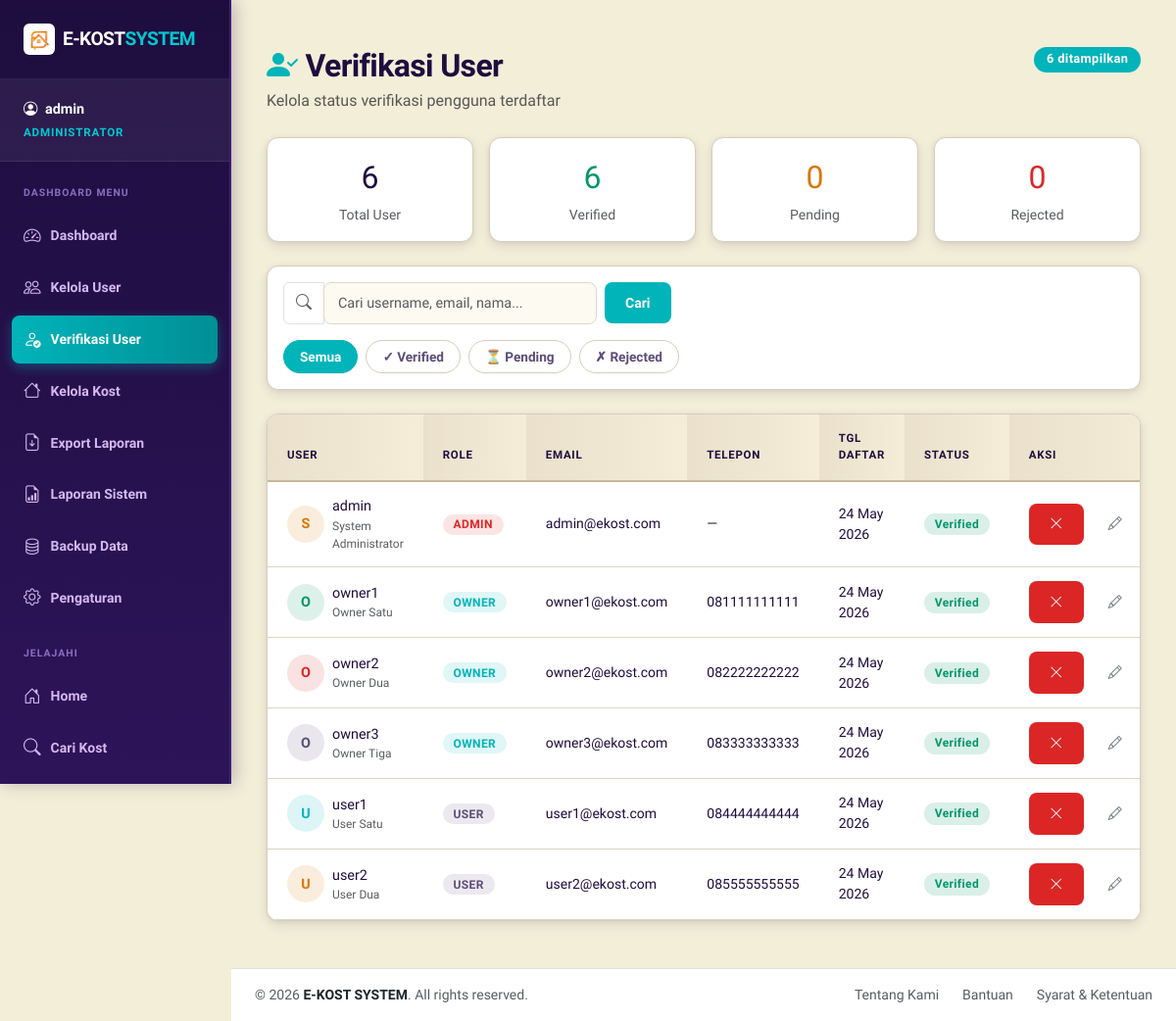
The page /modules/admin/user_verify.php (signed in) on the database its author committed.
### tables this page shows
CREATE TABLE users (
    id INT AUTO_INCREMENT PRIMARY KEY,
    username VARCHAR(50) NOT NULL UNIQUE,
    password VARCHAR(255) NOT NULL,
    email VARCHAR(100) NOT NULL UNIQUE,
    role ENUM('admin', 'owner', 'user') NOT NULL,
    full_name VARCHAR(100),
    phone VARCHAR(20),
    avatar VARCHAR(255),
    status ENUM('pending', 'verified', 'rejected') NOT NULL DEFAULT 'pending',
    created_at TIMESTAMP DEFAULT CURRENT_TIMESTAMP
);

### modules/admin/user_verify.php (the view, shortened to what this page needs)
<?php
require_once '../../config/database.php';
$search  = trim($_GET['search'] ?? '');
$filter  = $_GET['status'] ?? 'all';
$query = "SELECT * FROM users WHERE 1=1";
$params = [];
$query .= " ORDER BY created_at DESC";
$stmt = $pdo->prepare($query);
$stmt->execute($params);
$users = $stmt->fetchAll();
$total    = $pdo->query("SELECT COUNT(*) FROM users")->fetchColumn();
$verified = $pdo->query("SELECT COUNT(*) FROM users WHERE status = 'verified'")->fetchColumn();
$pending  = $pdo->query("SELECT COUNT(*) FROM users WHERE status = 'pending'")->fetchColumn();
$rejected = $pdo->query("SELECT COUNT(*) FROM users WHERE status = 'rejected'")->fetchColumn();
include '../../layouts/header.php';
?>
<div class="container py-4">
    <div class="d-flex align-items-start justify-content-between mb-4 flex-wrap gap-3">
        <div>
            <h2 class="fw-bold mb-1" style="color:var(--dark)"><i class="bi bi-person-check-fill me-2" style="color:var(--primary)"></i>Verifikasi User</h2>
            <p class="text-muted mb-0">Kelola status verifikasi pengguna terdaftar</p>
        </div>
        <span class="badge" style="background:var(--primary);font-size:.8rem;padding:.5em 1em;border-radius:99px"><?= count($users) ?> ditampilkan</span>
    </div>
    <div class="row g-3 mb-4">
        <div class="col-6 col-md-3">
            <div class="card stat-card-verify p-3 text-center">
                <div class="fw-800 mb-1" style="font-size:2rem;color:var(--dark)"><?= $total ?></div>
                <div class="text-muted small fw-600">Total User</div>
            </div>
        </div>
        <div class="col-6 col-md-3">
            <div class="card p-3 text-center" style="border-top:3px solid #059669">
                <div class="fw-800 mb-1" style="font-size:2rem;color:#059669"><?= $verified ?></div>
                <div class="text-muted small fw-600">Verified</div>
            </div>
        </div>
        <div class="col-6 col-md-3">
            <div class="card p-3 text-center" style="border-top:3px solid #D97706">
                <div class="fw-800 mb-1" style="font-size:2rem;color:#D97706"><?= $pending ?></div>
                <div class="text-muted small fw-600">Pending</div>
            </div>
        </div>
        <div class="col-6 col-md-3">
            <div class="card p-3 text-center" style="border-top:3px solid #DC2626">
                <div class="fw-800 mb-1" style="font-size:2rem;color:#DC2626"><?= $rejected ?></div>
                <div class="text-muted small fw-600">Rejected</div>
            </div>
        </div>
    </div>
    <div class="card mb-4">
        <div class="card-body">
            <form method="GET" class="d-flex gap-2 flex-wrap align-items-center">
                <div class="input-group" style="max-width:320px">
                    <span class="input-group-text bg-white"><i class="bi bi-search text-muted"></i></span>
                    <input type="text" name="search" class="form-control border-start-0" placeholder="Cari username, email, nama..." value="<?= htmlspecialchars($search) ?>">
                </div>
                <button type="submit" class="btn btn-primary">Cari</button>
            </form>
            <div class="d-flex gap-2 mt-3 flex-wrap">
                <a href="?status=all<?= $search ? '&search='.urlencode($search) : '' ?>" class="filter-pill <?= $filter==='all' ? 'active' : '' ?>">Semua</a>
                <a href="?status=verified<?= $search ? '&search='.urlencode($search) : '' ?>" class="filter-pill <?= $filter==='verified' ? 'active' : '' ?>">✓ Verified</a>
                <a href="?status=pending<?= $search ? '&search='.urlencode($search) : '' ?>" class="filter-pill <?= $filter==='pending' ? 'active' : '' ?>">⏳ Pending</a>
                <a href="?status=rejected<?= $search ? '&search='.urlencode($search) : '' ?>" class="filter-pill <?= $filter==='rejected' ? 'active' : '' ?>">✗ Rejected</a>
            </div>
        </div>
    </div>
    <div class="card">
        <div class="card-body p-0">
            <div class="table-responsive">
                <table class="table table-hover align-middle mb-0">
                    <thead>
                        <tr>
                            <th>User</th>
                            <th>Role</th>
                            <th>Email</th>
                            <th>Telepon</th>
                            <th>Tgl Daftar</th>
                            <th>Status</th>
                            <th>Aksi</th>
                        </tr>
                    </thead>
                    <tbody>
                        <?php if (empty($users)): ?>
                        <tr><td colspan="7" class="text-center py-5 text-muted"><i class="bi bi-people display-4 d-block mb-2"></i>Tidak ada user ditemukan</td></tr>
                        <?php else: foreach ($users as $u):
                            $initials = strtoupper(substr($u['full_name'] ?: $u['username'], 0, 1));
                            $colors   = ['#00B4BA','#D97706','#059669','#DC2626','#5C4D78'];
                            $bg       = $colors[$u['id'] % 5];
                            $st = $u['status'];
                            $stLabel = ($st === 'pending') ? 'Pending' : (($st === 'verified') ? 'Verified' : 'Rejected');
                        ?>
                        <tr class="table-row-hover">
                            <td>
                                <div class="d-flex align-items-center gap-2">
                                    <div class="user-avatar" style="background:<?= $bg ?>22;color:<?= $bg ?>"><?= $initials ?></div>
                                    <div>
                                        <div class="fw-700" style="font-size:.9rem"><?= htmlspecialchars($u['username']) ?></div>
                                        <div class="text-muted" style="font-size:.75rem"><?= htmlspecialchars($u['full_name'] ?: '—') ?></div>
                                    </div>
                                </div>
                            </td>
                            <td>
                                <span class="badge" style="background:<?= $u['role']==='admin' ? 'rgba(220,38,38,.12);color:#DC2626' : ($u['role']==='owner' ? 'rgba(0,180,186,.12);color:#00B4BA' : 'rgba(92,77,120,.12);color:#5C4D78') ?>">
                                    <?= strtoupper($u['role']) ?>
                                </span>
                            </td>
                            <td style="font-size:.875rem"><?= htmlspecialchars($u['email']) ?></td>
                            <td style="font-size:.875rem"><?= htmlspecialchars($u['phone'] ?? '—') ?></td>
                            <td style="font-size:.875rem"><?= date('d M Y', strtotime($u['created_at'])) ?></td>
                            <td><span class="verify-badge badge-<?= $st ?>"><?= $stLabel ?></span></td>
                            <td>
                                <div class="d-flex gap-1">
                                    <?php if ($st !== 'rejected'): ?>
                                    <button class="btn btn-sm btn-danger" onclick="doAction('reject', <?= $u['id'] ?>, '<?= htmlspecialchars($u['username']) ?>')" title="Reject">
                                        <i class="bi bi-x-lg"></i>
                                    </button>
                                    <?php endif; ?>
                                    <a href="user_edit.php?id=<?= $u['id'] ?>" class="btn btn-sm btn-outline-secondary" title="Edit">
                                        <i class="bi bi-pencil"></i>
                                    </a>
                                </div>
                            </td>
                        </tr>
                        <?php endforeach; endif; ?>
                    </tbody>
                </table>
            </div>
        </div>
    </div>
</div>
<?php include '../../layouts/footer.php'; ?>

### assets/css/style.css (style rules this page uses)
:root { --primary: #00B4BA; --primary-hover: #008F95; --secondary: #E84545; --accent: #E84545; --success: #059669; --danger: #DC2626; --warning: #D97706; --dark: #1E0D3E; --dark-soft: #2D1459; --bg-page: #F3EED8; --bg-card: #ffffff; --text-main: #1E0D3E; --text-muted: #5C4D78; --border-color: #D6CEBC; --border-radius: 12px; --btn-radius: 8px; --box-shadow: 0 4px 12px rgba(30, 13, 62, 0.10), 0 1px 4px rgba(30, 13, 62, 0.06); --box-shadow-hover: 0 14px 28px rgba(30, 13, 62, 0.16), 0 6px 10px rgba(30, 13, 62, 0.10); --bg-card-pesanan: #00B4BA; --bg-card-favorit: #E84545; }
*, *::before, *::after { box-sizing: border-box; }
body { font-family: 'Plus Jakarta Sans', sans-serif; font-weight: 500; color: var(--text-main); background-color: var(--bg-page); min-height: 100vh; }
h1, h2, h3, h4, h5, h6 { font-family: 'Plus Jakarta Sans', sans-serif; font-weight: 700; color: var(--text-main); letter-spacing: -0.02em; }
p { color: var(--text-muted); line-height: 1.6; }
a { color: var(--primary); text-decoration: none; transition: color 0.15s ease; }
.card { background-color: var(--bg-card); border: 1px solid var(--border-color) !important; border-radius: var(--border-radius) !important; box-shadow: var(--box-shadow) !important; transition: transform 0.22s ease, box-shadow 0.22s ease; overflow: hidden; }
.btn { border: 1px solid transparent !important; border-radius: var(--btn-radius) !important; font-weight: 600; font-size: 0.875rem; padding: 0.6rem 1.25rem; box-shadow: none !important; transition: all 0.2s ease; }
.btn-primary { background-color: var(--primary) !important; color: #ffffff !important; }
.btn-danger { background-color: var(--danger) !important; color: #ffffff !important; }
.form-control, .form-select { border: 1px solid #DDD8C4 !important; border-radius: var(--btn-radius) !important; font-size: 0.9rem; padding: 0.6rem 0.875rem; transition: all 0.15s ease; font-weight: 500; background-color: #FDFAF2 !important; }
.table { font-size: 0.9rem; border-collapse: separate; border-spacing: 0; }
.table th { font-weight: 700; text-transform: uppercase; font-size: 0.72rem; letter-spacing: 0.06em; background: linear-gradient(to right, #EAE0CC, #F5EDD8) !important; color: var(--dark) !important; border-bottom: 2px solid #C6B89A !important; padding: 1rem 1.25rem; }
.table td { padding: 0.9rem 1.25rem; border-bottom: 1px solid #DDD6C4 !important; vertical-align: middle; color: var(--text-main); }
.badge { border-radius: 9999px !important; padding: 0.38em 0.9em; font-weight: 700; font-size: 0.75rem; letter-spacing: 0.03em; border: none !important; }

### modules/admin/user_verify.php (style rules this page uses)
.verify-badge { padding:.35em .9em;border-radius:99px;font-weight:700;font-size:.75rem;letter-spacing:.03em; }
.badge-verified { background:rgba(5,150,105,.15);color:#059669; }
.user-avatar { width:38px;height:38px;border-radius:50%;display:flex;align-items:center;justify-content:center;font-weight:700;font-size:.9rem;flex-shrink:0; }
.filter-pill { padding:6px 16px;border-radius:99px;font-weight:600;font-size:.85rem;border:1.5px solid var(--border-color);background:#fff;color:var(--text-muted);cursor:pointer;transition:all .15s;text-decoration:none;display:inline-block; }
.filter-pill.active { background:var(--primary);border-color:var(--primary);color:#fff; }
.stat-card-verify { border-top:3px solid var(--primary); }

### rows shown on the page
users: full_name "S", username "admin", full_name "System Administrator", role "ADMIN", email "admin@ekost.com", phone "—", created_at "24 May 2026", status "Verified"
users: full_name "O", username "owner1", full_name "Owner Satu", role "OWNER", email "owner1@ekost.com", phone "081111111111", created_at "24 May 2026", status "Verified"
users: full_name "O", username "owner2", full_name "Owner Dua", role "OWNER", email "owner2@ekost.com", phone "082222222222", created_at "24 May 2026", status "Verified"
users: full_name "O", username "owner3", full_name "Owner Tiga", role "OWNER", email "owner3@ekost.com", phone "083333333333", created_at "24 May 2026", status "Verified"
users: full_name "U", username "user1", full_name "User Satu", role "USER", email "user1@ekost.com", phone "084444444444", created_at "24 May 2026", status "Verified"
users: full_name "U", username "user2", full_name "User Dua", role "USER", email "user2@ekost.com", phone "085555555555", created_at "24 May 2026", status "Verified"

### other values the page prints
$_SESSION['username'] "admin"
$item['label'] "Dashboard"
$item['label'] "Kelola User"
$item['label'] "Verifikasi User"
$item['label'] "Kelola Kost"
$item['label'] "Export Laporan"
$item['label'] "Laporan Sistem"
$item['label'] "Backup Data"
$item['label'] "Pengaturan"
count($users) "6"
$total "6"
$verified "6"
$pending "0"
$rejected "0"
